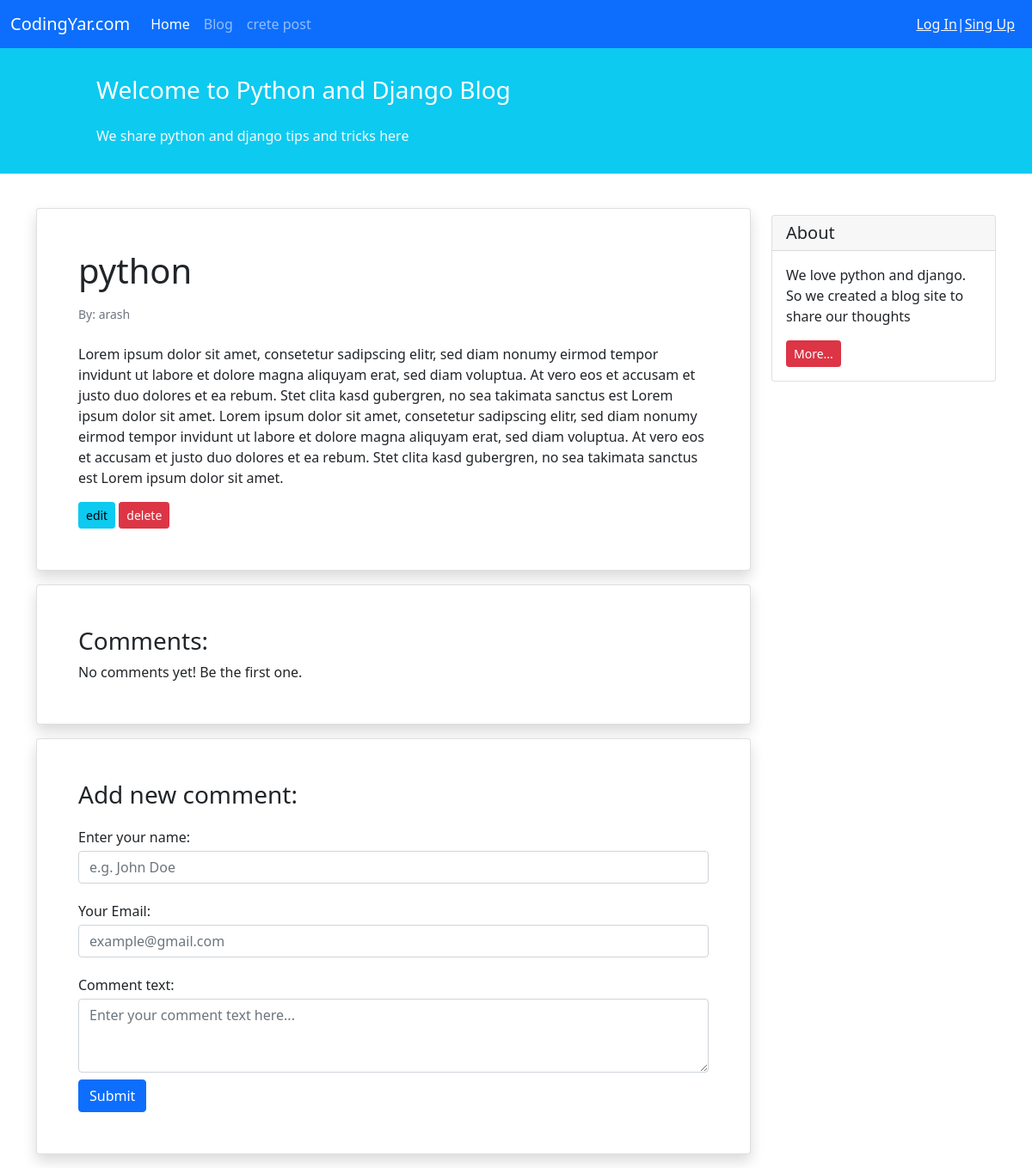
Page /blog/1/ on the committed database.
### blog/models.py (models this page shows, shortened)
class Post (models.Model):
    STATUS_CHOICE = (
        ('pub', 'published'),
        ('drf', 'draft'),
    )
    title = models.CharField(max_length=100)
    text = models.TextField()
    date_time_create = models.TimeField(auto_now_add=True)
    date_time_modified = models.TimeField(auto_now=True)
    status = models.CharField(choices=STATUS_CHOICE, max_length=3)
    author = models.ForeignKey('auth.User', on_delete=models.CASCADE)

### blog/views.py (the view)
# urls.py: path('<int:pk>/', views.PostDetailView.as_view(), name='post_detail'),
class PostDetailView(generic.DetailView):
    model = Post
    template_name = 'blog/post_detail.html'
    context_object_name = 'post'

### blog/templates/blog/post_detail.html (shortened to what this page needs)
{% extends '_base.html' %}
{% block content %}
    <div class="container mt-4">
        <div class="row">
            <div class="col-9">
                <div class="card shadow my-3 p-5">
                    <h1>{{ post.title }}</h1>
                    <p class="small text-muted mt-2">By: {{ post.author }}</p>
                    <p class="mt-2">{{ post.text }}</p>
                    <div>
                        <a href="{% url 'post_update' post.id %}" class="btn btn-sm btn-info">edit</a>
                        <a href="{% url 'post_delete' post.id %}" class="btn btn-sm btn-danger">delete</a>
                    </div>
                </div>
                <div class="card shadow my-3 p-5">
                    <h3>Comments:</h3>
                    No comments yet! Be the first one.
                </div>
                <div class="card shadow my-3 p-5">
                    <h3>Add new comment:</h3>
                    <form method="POST">
                        <div class="form-group py-2">
                            <label class="py-1" for="author_name">Enter your name:</label>
                            <input type="text" class="form-control" placeholder="e.g. John Doe" name="author_name">
                        </div>
                        <div class="form-group py-2">
                            <label class="py-1" for="email">Your Email:</label>
                            <input type="email" class="form-control" placeholder="example@gmail.com" name="email">
                        </div>
                        <div class="form-group py-2">
                            <label class="py-1" for="comment_text">Comment text:</label>
                            <textarea class="form-control" name="text" rows="3"
                                      placeholder="Enter your comment text here..."></textarea>
                        </div>
                        <button type="submit" class="btn btn-primary">Submit</button>
                    </form>
                </div>
            </div>
            <div class="col-3">
                <div class="card my-4">
                    <h5 class="card-header">About</h5>
                    <div class="card-body">
                        <p class="card-text">We love python and django. So we created a blog site to share our
                            thoughts</p>
                        <a href="#"
                           class="btn btn-sm btn-danger">
                            More...
                        </a>
                    </div>
                </div>
            </div>
        </div>
    </div>
{% endblock content %}

### rows in the picture
Post: title "python", author "arash", text "Lorem ipsum dolor sit amet, consetetur sadipscing elitr, sed diam nonumy eirmod tempor invidunt ut labore et dolore magna aliquyam erat, sed diam voluptua. At vero eos et accusam et justo duo dolores et ea rebum. Stet clita kasd gubergren, no sea takimata sanctus est Lorem ipsum dolor sit amet. Lorem ipsum dolor sit amet, consetetur sadipscing elitr, sed diam nonumy eirmod tempor invidunt ut labore et dolore magna aliquyam erat, sed diam voluptua. At vero eos et accusam et justo duo dolores et ea rebum. Stet clita kasd gubergren, no sea takimata sanctus est Lorem ipsum dolor sit amet."
